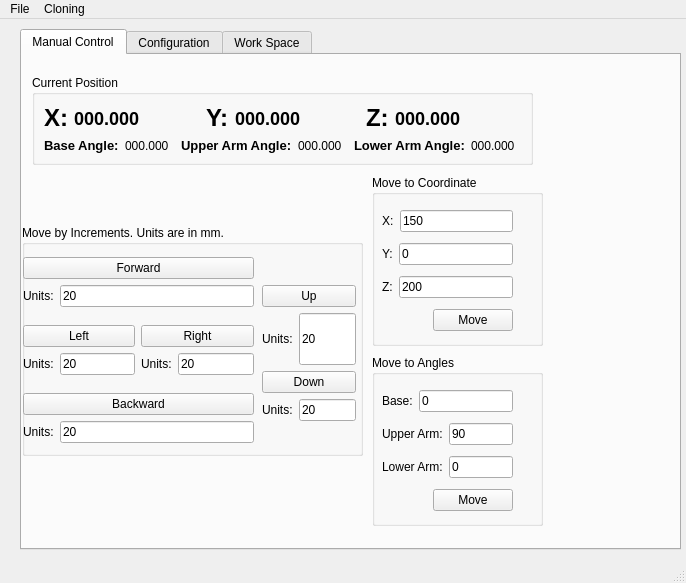
<?xml version="1.0" encoding="UTF-8"?>
<ui version="4.0">
 <class>MainWindow</class>
 <widget class="QMainWindow" name="MainWindow">
  <property name="geometry">
   <rect>
    <x>0</x>
    <y>0</y>
    <width>686</width>
    <height>583</height>
   </rect>
  </property>
  <property name="windowTitle">
   <string>BenchBot-GUI</string>
  </property>
  <property name="styleSheet">
   <string notr="true"/>
  </property>
  <property name="unifiedTitleAndToolBarOnMac">
   <bool>false</bool>
  </property>
  <widget class="QWidget" name="centralwidget">
   <widget class="QTabWidget" name="tabWidget">
    <property name="geometry">
     <rect>
      <x>20</x>
      <y>10</y>
      <width>661</width>
      <height>521</height>
     </rect>
    </property>
    <property name="styleSheet">
     <string notr="true"/>
    </property>
    <property name="currentIndex">
     <number>0</number>
    </property>
    <property name="usesScrollButtons">
     <bool>false</bool>
    </property>
    <widget class="QWidget" name="tabManualControl">
     <attribute name="title">
      <string>Manual Control</string>
     </attribute>
     <widget class="QGroupBox" name="groupBox_3">
      <property name="geometry">
       <rect>
        <x>0</x>
        <y>170</y>
        <width>341</width>
        <height>231</height>
       </rect>
      </property>
      <property name="title">
       <string>Move by Increments. Units are in mm.</string>
      </property>
      <widget class="QWidget" name="layoutWidget">
       <property name="geometry">
        <rect>
         <x>240</x>
         <y>60</y>
         <width>94</width>
         <height>136</height>
        </rect>
       </property>
       <layout class="QVBoxLayout" name="verticalLayout_10">
        <item>
         <layout class="QVBoxLayout" name="verticalLayout_5">
          <item>
           <widget class="QPushButton" name="pushButtonStepUp">
            <property name="text">
             <string>Up</string>
            </property>
           </widget>
          </item>
          <item>
           <layout class="QHBoxLayout" name="horizontalLayout_10">
            <item>
             <widget class="QLabel" name="label_13">
              <property name="sizePolicy">
               <sizepolicy hsizetype="Fixed" vsizetype="Preferred">
                <horstretch>0</horstretch>
                <verstretch>0</verstretch>
               </sizepolicy>
              </property>
              <property name="text">
               <string>Units:</string>
              </property>
             </widget>
            </item>
            <item>
             <widget class="QLineEdit" name="lineEditStepUpSize">
              <property name="sizePolicy">
               <sizepolicy hsizetype="Expanding" vsizetype="Expanding">
                <horstretch>6</horstretch>
                <verstretch>0</verstretch>
               </sizepolicy>
              </property>
              <property name="text">
               <string>20</string>
              </property>
             </widget>
            </item>
           </layout>
          </item>
         </layout>
        </item>
        <item>
         <layout class="QVBoxLayout" name="verticalLayout_6">
          <item>
           <widget class="QPushButton" name="pushButtonStepDown">
            <property name="text">
             <string>Down</string>
            </property>
           </widget>
          </item>
          <item>
           <layout class="QHBoxLayout" name="horizontalLayout_11">
            <item>
             <widget class="QLabel" name="label_14">
              <property name="sizePolicy">
               <sizepolicy hsizetype="Fixed" vsizetype="Preferred">
                <horstretch>0</horstretch>
                <verstretch>0</verstretch>
               </sizepolicy>
              </property>
              <property name="text">
               <string>Units:</string>
              </property>
             </widget>
            </item>
            <item>
             <widget class="QLineEdit" name="lineEditStepDownSize">
              <property name="text">
               <string>20</string>
              </property>
             </widget>
            </item>
           </layout>
          </item>
         </layout>
        </item>
       </layout>
      </widget>
      <widget class="QWidget" name="layoutWidget">
       <property name="geometry">
        <rect>
         <x>1</x>
         <y>20</y>
         <width>231</width>
         <height>210</height>
        </rect>
       </property>
       <layout class="QVBoxLayout" name="verticalLayout_14">
        <item>
         <layout class="QVBoxLayout" name="verticalLayout_4">
          <item>
           <widget class="QPushButton" name="pushButtonStepForward">
            <property name="text">
             <string>Forward</string>
            </property>
           </widget>
          </item>
          <item>
           <layout class="QHBoxLayout" name="horizontalLayout_9">
            <item>
             <widget class="QLabel" name="label_9">
              <property name="sizePolicy">
               <sizepolicy hsizetype="Fixed" vsizetype="Preferred">
                <horstretch>0</horstretch>
                <verstretch>0</verstretch>
               </sizepolicy>
              </property>
              <property name="text">
               <string>Units:</string>
              </property>
             </widget>
            </item>
            <item>
             <widget class="QLineEdit" name="lineEditStepForwardSize">
              <property name="text">
               <string>20</string>
              </property>
             </widget>
            </item>
           </layout>
          </item>
         </layout>
        </item>
        <item>
         <layout class="QHBoxLayout" name="horizontalLayout_21">
          <item>
           <layout class="QVBoxLayout" name="verticalLayout_9">
            <item>
             <widget class="QPushButton" name="pushButtonStepLeft">
              <property name="text">
               <string>Left</string>
              </property>
             </widget>
            </item>
            <item>
             <layout class="QHBoxLayout" name="horizontalLayout_14">
              <item>
               <widget class="QLabel" name="label_12">
                <property name="sizePolicy">
                 <sizepolicy hsizetype="Fixed" vsizetype="Preferred">
                  <horstretch>0</horstretch>
                  <verstretch>0</verstretch>
                 </sizepolicy>
                </property>
                <property name="text">
                 <string>Units:</string>
                </property>
               </widget>
              </item>
              <item>
               <widget class="QLineEdit" name="lineEditStepLeftSize">
                <property name="text">
                 <string>20</string>
                </property>
               </widget>
              </item>
             </layout>
            </item>
           </layout>
          </item>
          <item>
           <layout class="QVBoxLayout" name="verticalLayout_7">
            <item>
             <widget class="QPushButton" name="pushButtonStepRight">
              <property name="text">
               <string>Right</string>
              </property>
             </widget>
            </item>
            <item>
             <layout class="QHBoxLayout" name="horizontalLayout_12">
              <item>
               <widget class="QLabel" name="label_11">
                <property name="sizePolicy">
                 <sizepolicy hsizetype="Fixed" vsizetype="Preferred">
                  <horstretch>0</horstretch>
                  <verstretch>0</verstretch>
                 </sizepolicy>
                </property>
                <property name="text">
                 <string>Units:</string>
                </property>
               </widget>
              </item>
              <item>
               <widget class="QLineEdit" name="lineEditStepRightSize">
                <property name="text">
                 <string>20</string>
                </property>
               </widget>
              </item>
             </layout>
            </item>
           </layout>
          </item>
         </layout>
        </item>
        <item>
         <layout class="QVBoxLayout" name="verticalLayout_8">
          <item>
           <widget class="QPushButton" name="pushButtonStepBackward">
            <property name="text">
             <string>Backward</string>
            </property>
           </widget>
          </item>
          <item>
           <layout class="QHBoxLayout" name="horizontalLayout_13">
            <item>
             <widget class="QLabel" name="label_10">
              <property name="sizePolicy">
               <sizepolicy hsizetype="Fixed" vsizetype="Preferred">
                <horstretch>0</horstretch>
                <verstretch>0</verstretch>
               </sizepolicy>
              </property>
              <property name="text">
               <string>Units:</string>
              </property>
             </widget>
            </item>
            <item>
             <widget class="QLineEdit" name="lineEditStepBackwardSize">
              <property name="text">
               <string>20</string>
              </property>
             </widget>
            </item>
           </layout>
          </item>
         </layout>
        </item>
       </layout>
      </widget>
     </widget>
     <widget class="QGroupBox" name="groupBox_4">
      <property name="geometry">
       <rect>
        <x>350</x>
        <y>120</y>
        <width>171</width>
        <height>171</height>
       </rect>
      </property>
      <property name="title">
       <string>Move to Coordinate</string>
      </property>
      <widget class="QWidget" name="layoutWidget">
       <property name="geometry">
        <rect>
         <x>10</x>
         <y>30</y>
         <width>131</width>
         <height>133</height>
        </rect>
       </property>
       <layout class="QVBoxLayout" name="verticalLayout_11">
        <item>
         <layout class="QHBoxLayout" name="horizontalLayout_15">
          <item>
           <widget class="QLabel" name="label_15">
            <property name="sizePolicy">
             <sizepolicy hsizetype="Fixed" vsizetype="Preferred">
              <horstretch>0</horstretch>
              <verstretch>0</verstretch>
             </sizepolicy>
            </property>
            <property name="text">
             <string>X:</string>
            </property>
           </widget>
          </item>
          <item>
           <widget class="QLineEdit" name="lineEditMoveToX">
            <property name="text">
             <string>150</string>
            </property>
           </widget>
          </item>
         </layout>
        </item>
        <item>
         <layout class="QHBoxLayout" name="horizontalLayout_16">
          <item>
           <widget class="QLabel" name="label_16">
            <property name="sizePolicy">
             <sizepolicy hsizetype="Fixed" vsizetype="Preferred">
              <horstretch>0</horstretch>
              <verstretch>0</verstretch>
             </sizepolicy>
            </property>
            <property name="text">
             <string>Y:</string>
            </property>
           </widget>
          </item>
          <item>
           <widget class="QLineEdit" name="lineEditMoveToY">
            <property name="text">
             <string>0</string>
            </property>
           </widget>
          </item>
         </layout>
        </item>
        <item>
         <layout class="QHBoxLayout" name="horizontalLayout_17">
          <item>
           <widget class="QLabel" name="label_17">
            <property name="sizePolicy">
             <sizepolicy hsizetype="Fixed" vsizetype="Preferred">
              <horstretch>0</horstretch>
              <verstretch>0</verstretch>
             </sizepolicy>
            </property>
            <property name="text">
             <string>Z:</string>
            </property>
           </widget>
          </item>
          <item>
           <widget class="QLineEdit" name="lineEditMoveToZ">
            <property name="text">
             <string>200</string>
            </property>
           </widget>
          </item>
         </layout>
        </item>
        <item>
         <layout class="QHBoxLayout" name="horizontalLayout_18">
          <item>
           <spacer name="horizontalSpacer_4">
            <property name="orientation">
             <enum>Qt::Horizontal</enum>
            </property>
            <property name="sizeHint" stdset="0">
             <size>
              <width>40</width>
              <height>20</height>
             </size>
            </property>
           </spacer>
          </item>
          <item>
           <widget class="QPushButton" name="pushButtonMoveToCoordinate">
            <property name="text">
             <string>Move</string>
            </property>
           </widget>
          </item>
         </layout>
        </item>
       </layout>
      </widget>
     </widget>
     <widget class="QGroupBox" name="groupBox_5">
      <property name="geometry">
       <rect>
        <x>10</x>
        <y>20</y>
        <width>501</width>
        <height>90</height>
       </rect>
      </property>
      <property name="title">
       <string>Current Position</string>
      </property>
      <layout class="QVBoxLayout" name="verticalLayout_13">
       <item>
        <layout class="QVBoxLayout" name="verticalLayout_12">
         <item>
          <layout class="QHBoxLayout" name="horizontalLayout_19">
           <item>
            <widget class="QLabel" name="label_18">
             <property name="sizePolicy">
              <sizepolicy hsizetype="Fixed" vsizetype="Preferred">
               <horstretch>0</horstretch>
               <verstretch>0</verstretch>
              </sizepolicy>
             </property>
             <property name="text">
              <string>&lt;html&gt;&lt;head/&gt;&lt;body&gt;&lt;p&gt;&lt;span style=&quot; font-size:18pt; font-weight:600;&quot;&gt;X:&lt;/span&gt;&lt;/p&gt;&lt;/body&gt;&lt;/html&gt;</string>
             </property>
            </widget>
           </item>
           <item>
            <widget class="QLabel" name="labelCurrentXValue">
             <property name="styleSheet">
              <string notr="true">font-weight: bold;
font-size: 18px;</string>
             </property>
             <property name="text">
              <string>000.000</string>
             </property>
            </widget>
           </item>
           <item>
            <widget class="QLabel" name="label_19">
             <property name="sizePolicy">
              <sizepolicy hsizetype="Fixed" vsizetype="Preferred">
               <horstretch>0</horstretch>
               <verstretch>0</verstretch>
              </sizepolicy>
             </property>
             <property name="text">
              <string>&lt;html&gt;&lt;head/&gt;&lt;body&gt;&lt;p&gt;&lt;span style=&quot; font-size:18pt; font-weight:600;&quot;&gt;Y:&lt;/span&gt;&lt;/p&gt;&lt;/body&gt;&lt;/html&gt;</string>
             </property>
            </widget>
           </item>
           <item>
            <widget class="QLabel" name="labelCurrentYValue">
             <property name="styleSheet">
              <string notr="true">font-weight: bold;
font-size: 18px;</string>
             </property>
             <property name="text">
              <string>000.000</string>
             </property>
            </widget>
           </item>
           <item>
            <widget class="QLabel" name="label_20">
             <property name="sizePolicy">
              <sizepolicy hsizetype="Fixed" vsizetype="Preferred">
               <horstretch>0</horstretch>
               <verstretch>0</verstretch>
              </sizepolicy>
             </property>
             <property name="text">
              <string>&lt;html&gt;&lt;head/&gt;&lt;body&gt;&lt;p&gt;&lt;span style=&quot; font-size:18pt; font-weight:600;&quot;&gt;Z:&lt;/span&gt;&lt;/p&gt;&lt;/body&gt;&lt;/html&gt;</string>
             </property>
            </widget>
           </item>
           <item>
            <widget class="QLabel" name="labelCurrentZValue">
             <property name="styleSheet">
              <string notr="true">font-weight: bold;
font-size: 18px;</string>
             </property>
             <property name="text">
              <string>000.000</string>
             </property>
            </widget>
           </item>
          </layout>
         </item>
         <item>
          <layout class="QHBoxLayout" name="horizontalLayout_20">
           <item>
            <widget class="QLabel" name="label_24">
             <property name="sizePolicy">
              <sizepolicy hsizetype="Fixed" vsizetype="Preferred">
               <horstretch>0</horstretch>
               <verstretch>0</verstretch>
              </sizepolicy>
             </property>
             <property name="text">
              <string>&lt;html&gt;&lt;head/&gt;&lt;body&gt;&lt;p&gt;&lt;span style=&quot; font-size:10pt; font-weight:600;&quot;&gt;Base Angle:&lt;/span&gt;&lt;/p&gt;&lt;/body&gt;&lt;/html&gt;</string>
             </property>
            </widget>
           </item>
           <item>
            <widget class="QLabel" name="labelBaseAngleValue">
             <property name="text">
              <string>000.000</string>
             </property>
            </widget>
           </item>
           <item>
            <widget class="QLabel" name="label_28">
             <property name="sizePolicy">
              <sizepolicy hsizetype="Fixed" vsizetype="Preferred">
               <horstretch>0</horstretch>
               <verstretch>0</verstretch>
              </sizepolicy>
             </property>
             <property name="text">
              <string>&lt;html&gt;&lt;head/&gt;&lt;body&gt;&lt;p&gt;&lt;span style=&quot; font-size:10pt; font-weight:600;&quot;&gt;Upper Arm Angle:&lt;/span&gt;&lt;/p&gt;&lt;/body&gt;&lt;/html&gt;</string>
             </property>
            </widget>
           </item>
           <item>
            <widget class="QLabel" name="labelUpperArmAngleValue">
             <property name="text">
              <string>000.000</string>
             </property>
            </widget>
           </item>
           <item>
            <widget class="QLabel" name="label_26">
             <property name="sizePolicy">
              <sizepolicy hsizetype="Fixed" vsizetype="Preferred">
               <horstretch>0</horstretch>
               <verstretch>0</verstretch>
              </sizepolicy>
             </property>
             <property name="text">
              <string>&lt;html&gt;&lt;head/&gt;&lt;body&gt;&lt;p&gt;&lt;span style=&quot; font-size:10pt; font-weight:600;&quot;&gt;Lower Arm Angle:&lt;/span&gt;&lt;/p&gt;&lt;/body&gt;&lt;/html&gt;</string>
             </property>
            </widget>
           </item>
           <item>
            <widget class="QLabel" name="labelLowerArmAngleValue">
             <property name="text">
              <string>000.000</string>
             </property>
            </widget>
           </item>
          </layout>
         </item>
        </layout>
       </item>
      </layout>
     </widget>
     <widget class="QGroupBox" name="groupBox_6">
      <property name="geometry">
       <rect>
        <x>350</x>
        <y>300</y>
        <width>171</width>
        <height>171</height>
       </rect>
      </property>
      <property name="title">
       <string>Move to Angles</string>
      </property>
      <widget class="QWidget" name="layoutWidget_2">
       <property name="geometry">
        <rect>
         <x>10</x>
         <y>30</y>
         <width>131</width>
         <height>133</height>
        </rect>
       </property>
       <layout class="QVBoxLayout" name="verticalLayout_15">
        <item>
         <layout class="QHBoxLayout" name="horizontalLayout_22">
          <item>
           <widget class="QLabel" name="label_21">
            <property name="sizePolicy">
             <sizepolicy hsizetype="Fixed" vsizetype="Preferred">
              <horstretch>0</horstretch>
              <verstretch>0</verstretch>
             </sizepolicy>
            </property>
            <property name="text">
             <string>Base:</string>
            </property>
           </widget>
          </item>
          <item>
           <widget class="QLineEdit" name="lineEditMoveToBaseAngle">
            <property name="text">
             <string>0</string>
            </property>
           </widget>
          </item>
         </layout>
        </item>
        <item>
         <layout class="QHBoxLayout" name="horizontalLayout_23">
          <item>
           <widget class="QLabel" name="label_22">
            <property name="sizePolicy">
             <sizepolicy hsizetype="Fixed" vsizetype="Preferred">
              <horstretch>0</horstretch>
              <verstretch>0</verstretch>
             </sizepolicy>
            </property>
            <property name="text">
             <string>Upper Arm:</string>
            </property>
           </widget>
          </item>
          <item>
           <widget class="QLineEdit" name="lineEditMoveToUpperArmAngle">
            <property name="text">
             <string>90</string>
            </property>
           </widget>
          </item>
         </layout>
        </item>
        <item>
         <layout class="QHBoxLayout" name="horizontalLayout_24">
          <item>
           <widget class="QLabel" name="label_23">
            <property name="sizePolicy">
             <sizepolicy hsizetype="Fixed" vsizetype="Preferred">
              <horstretch>0</horstretch>
              <verstretch>0</verstretch>
             </sizepolicy>
            </property>
            <property name="text">
             <string>Lower Arm:</string>
            </property>
           </widget>
          </item>
          <item>
           <widget class="QLineEdit" name="lineEditMoveToLowerArmAngle">
            <property name="text">
             <string>0</string>
            </property>
           </widget>
          </item>
         </layout>
        </item>
        <item>
         <layout class="QHBoxLayout" name="horizontalLayout_25">
          <item>
           <spacer name="horizontalSpacer_5">
            <property name="orientation">
             <enum>Qt::Horizontal</enum>
            </property>
            <property name="sizeHint" stdset="0">
             <size>
              <width>40</width>
              <height>20</height>
             </size>
            </property>
           </spacer>
          </item>
          <item>
           <widget class="QPushButton" name="pushButtonMoveToAngles">
            <property name="text">
             <string>Move</string>
            </property>
           </widget>
          </item>
         </layout>
        </item>
       </layout>
      </widget>
     </widget>
    </widget>
    <widget class="QWidget" name="tabConfiguration">
     <attribute name="title">
      <string>Configuration</string>
     </attribute>
     <layout class="QVBoxLayout" name="verticalLayout_3">
      <item>
       <layout class="QHBoxLayout" name="horizontalLayout_7">
        <item>
         <widget class="QGroupBox" name="groupBox">
          <property name="title">
           <string>Arduino Settings</string>
          </property>
          <layout class="QVBoxLayout" name="verticalLayout">
           <item>
            <layout class="QHBoxLayout" name="horizontalLayout_3">
             <item>
              <widget class="QLabel" name="label_6">
               <property name="text">
                <string>Serial Ports</string>
               </property>
              </widget>
             </item>
             <item>
              <spacer name="horizontalSpacer_2">
               <property name="orientation">
                <enum>Qt::Horizontal</enum>
               </property>
               <property name="sizeHint" stdset="0">
                <size>
                 <width>40</width>
                 <height>20</height>
                </size>
               </property>
              </spacer>
             </item>
            </layout>
           </item>
           <item>
            <widget class="QTableWidget" name="tableWidgetSerialPorts">
             <property name="focusPolicy">
              <enum>Qt::WheelFocus</enum>
             </property>
             <property name="autoFillBackground">
              <bool>false</bool>
             </property>
             <property name="styleSheet">
              <string notr="true"/>
             </property>
             <property name="sizeAdjustPolicy">
              <enum>QAbstractScrollArea::AdjustIgnored</enum>
             </property>
             <property name="selectionMode">
              <enum>QAbstractItemView::SingleSelection</enum>
             </property>
             <property name="selectionBehavior">
              <enum>QAbstractItemView::SelectRows</enum>
             </property>
             <property name="showGrid">
              <bool>false</bool>
             </property>
             <property name="sortingEnabled">
              <bool>true</bool>
             </property>
             <attribute name="horizontalHeaderCascadingSectionResizes">
              <bool>false</bool>
             </attribute>
             <attribute name="horizontalHeaderHighlightSections">
              <bool>false</bool>
             </attribute>
             <attribute name="horizontalHeaderStretchLastSection">
              <bool>true</bool>
             </attribute>
             <attribute name="verticalHeaderVisible">
              <bool>false</bool>
             </attribute>
            </widget>
           </item>
           <item>
            <layout class="QHBoxLayout" name="horizontalLayout">
             <item>
              <widget class="QPushButton" name="pushButtonRefreshSerialPortsList">
               <property name="text">
                <string>Refresh</string>
               </property>
              </widget>
             </item>
             <item>
              <spacer name="horizontalSpacer">
               <property name="orientation">
                <enum>Qt::Horizontal</enum>
               </property>
               <property name="sizeHint" stdset="0">
                <size>
                 <width>40</width>
                 <height>20</height>
                </size>
               </property>
              </spacer>
             </item>
            </layout>
           </item>
           <item>
            <layout class="QHBoxLayout" name="horizontalLayout_2">
             <item>
              <widget class="QLabel" name="label_5">
               <property name="text">
                <string>Baud Rate:</string>
               </property>
              </widget>
             </item>
             <item>
              <widget class="QLineEdit" name="lineEditBaudRate">
               <property name="text">
                <string>115200</string>
               </property>
              </widget>
             </item>
            </layout>
           </item>
          </layout>
         </widget>
        </item>
        <item>
         <widget class="QGroupBox" name="groupBox_2">
          <property name="title">
           <string>Serial Port Connection Status</string>
          </property>
          <layout class="QVBoxLayout" name="verticalLayout_2">
           <item>
            <layout class="QHBoxLayout" name="horizontalLayout_6">
             <item>
              <widget class="QLabel" name="label">
               <property name="styleSheet">
                <string notr="true"/>
               </property>
               <property name="text">
                <string>Connection Status:</string>
               </property>
              </widget>
             </item>
             <item>
              <widget class="QLabel" name="labelSerialPortConnectionStatus">
               <property name="text">
                <string>&lt;html&gt;&lt;head/&gt;&lt;body&gt;&lt;p&gt;&lt;span style=&quot; color:#ff0000;&quot;&gt;Not Connected&lt;/span&gt;&lt;/p&gt;&lt;/body&gt;&lt;/html&gt;</string>
               </property>
              </widget>
             </item>
            </layout>
           </item>
           <item>
            <layout class="QHBoxLayout" name="horizontalLayout_5">
             <item>
              <widget class="QLabel" name="label_3">
               <property name="text">
                <string>Port: </string>
               </property>
              </widget>
             </item>
             <item>
              <widget class="QLabel" name="labelSerialPortConnectionStatusPortName">
               <property name="text">
                <string>&lt;html&gt;&lt;head/&gt;&lt;body&gt;&lt;p&gt;&lt;span style=&quot; color:#ff0000;&quot;&gt;No connection&lt;/span&gt;&lt;/p&gt;&lt;/body&gt;&lt;/html&gt;</string>
               </property>
              </widget>
             </item>
            </layout>
           </item>
           <item>
            <layout class="QHBoxLayout" name="horizontalLayout_4">
             <item>
              <widget class="QLabel" name="label_7">
               <property name="text">
                <string>Baud rate:</string>
               </property>
              </widget>
             </item>
             <item>
              <widget class="QLabel" name="labelSerialPortConnectionStatusBaudRate">
               <property name="text">
                <string>&lt;html&gt;&lt;head/&gt;&lt;body&gt;&lt;p&gt;&lt;span style=&quot; color:#ff0000;&quot;&gt;No connection&lt;/span&gt;&lt;/p&gt;&lt;/body&gt;&lt;/html&gt;</string>
               </property>
              </widget>
             </item>
            </layout>
           </item>
           <item>
            <spacer name="verticalSpacer">
             <property name="orientation">
              <enum>Qt::Vertical</enum>
             </property>
             <property name="sizeHint" stdset="0">
              <size>
               <width>20</width>
               <height>40</height>
              </size>
             </property>
            </spacer>
           </item>
          </layout>
         </widget>
        </item>
       </layout>
      </item>
      <item>
       <layout class="QHBoxLayout" name="horizontalLayout_8">
        <item>
         <spacer name="horizontalSpacer_3">
          <property name="orientation">
           <enum>Qt::Horizontal</enum>
          </property>
          <property name="sizeHint" stdset="0">
           <size>
            <width>40</width>
            <height>20</height>
           </size>
          </property>
         </spacer>
        </item>
        <item>
         <widget class="QPushButton" name="pushButtonConnectToSerialPort">
          <property name="text">
           <string>Connect</string>
          </property>
         </widget>
        </item>
       </layout>
      </item>
     </layout>
    </widget>
    <widget class="QWidget" name="tabWorkSpace">
     <attribute name="title">
      <string>Work Space</string>
     </attribute>
     <widget class="QWidget" name="gridLayoutWidget">
      <property name="geometry">
       <rect>
        <x>0</x>
        <y>0</y>
        <width>521</width>
        <height>491</height>
       </rect>
      </property>
      <layout class="QGridLayout" name="gridLayout"/>
     </widget>
     <widget class="QWidget" name="verticalLayoutWidget">
      <property name="geometry">
       <rect>
        <x>520</x>
        <y>0</y>
        <width>139</width>
        <height>491</height>
       </rect>
      </property>
      <layout class="QVBoxLayout" name="verticalLayout_16">
       <item>
        <widget class="QPushButton" name="runButton">
         <property name="text">
          <string>Run BenchBot</string>
         </property>
        </widget>
       </item>
       <item>
        <widget class="QComboBox" name="workspaceBox"/>
       </item>
      </layout>
     </widget>
    </widget>
   </widget>
  </widget>
  <widget class="QMenuBar" name="menubar">
   <property name="geometry">
    <rect>
     <x>0</x>
     <y>0</y>
     <width>686</width>
     <height>22</height>
    </rect>
   </property>
   <widget class="QMenu" name="menuFile">
    <property name="title">
     <string>File</string>
    </property>
    <addaction name="new_file_action"/>
    <addaction name="open_file_action"/>
    <addaction name="separator"/>
    <addaction name="save_file_action"/>
    <addaction name="save_as_file_action"/>
    <addaction name="save_all_file_action"/>
    <addaction name="separator"/>
    <addaction name="exit_file_action"/>
   </widget>
   <widget class="QMenu" name="menuCloning">
    <property name="title">
     <string>Cloning</string>
    </property>
    <widget class="QMenu" name="pcr_cloning_task_action">
     <property name="title">
      <string>PCR</string>
     </property>
     <addaction name="new_pcr_cloning_task_action"/>
     <addaction name="separator"/>
     <addaction name="mike_pcr_cloning_task_action"/>
     <addaction name="jojo_pcr_cloning_task_action"/>
    </widget>
    <widget class="QMenu" name="colony_cloning_task_action">
     <property name="title">
      <string>Colony </string>
     </property>
     <addaction name="new_colony_cloning_task_action"/>
     <addaction name="separator"/>
     <addaction name="mike_colony_cloning_task_action"/>
     <addaction name="jojo_colony_cloning_task_action"/>
    </widget>
    <addaction name="new_cloning_task_action"/>
    <addaction name="separator"/>
    <addaction name="pcr_cloning_task_action"/>
    <addaction name="colony_cloning_task_action"/>
   </widget>
   <addaction name="menuFile"/>
   <addaction name="menuCloning"/>
  </widget>
  <widget class="QStatusBar" name="statusbar"/>
  <action name="actionOpen">
   <property name="text">
    <string>Open</string>
   </property>
  </action>
  <action name="actionSave">
   <property name="text">
    <string>Save</string>
   </property>
  </action>
  <action name="actionSave_as">
   <property name="text">
    <string>Save as..</string>
   </property>
  </action>
  <action name="actionExit">
   <property name="text">
    <string>Exit</string>
   </property>
  </action>
  <action name="new_file_action">
   <property name="checkable">
    <bool>true</bool>
   </property>
   <property name="text">
    <string>New..</string>
   </property>
  </action>
  <action name="open_file_action">
   <property name="text">
    <string>Open..</string>
   </property>
  </action>
  <action name="save_file_action">
   <property name="text">
    <string>Save</string>
   </property>
  </action>
  <action name="actionSave_as_2">
   <property name="text">
    <string>Save as..</string>
   </property>
  </action>
  <action name="actionSave_all">
   <property name="text">
    <string>Save all</string>
   </property>
  </action>
  <action name="save_as_file_action">
   <property name="text">
    <string>Save As..</string>
   </property>
  </action>
  <action name="save_all_file_action">
   <property name="text">
    <string>Save All</string>
   </property>
  </action>
  <action name="exit_file_action">
   <property name="text">
    <string>Exit</string>
   </property>
  </action>
  <action name="actionPCR">
   <property name="text">
    <string>PCR</string>
   </property>
  </action>
  <action name="new_cloning_task_action">
   <property name="text">
    <string>New Task..</string>
   </property>
  </action>
  <action name="new_pcr_cloning_task_action">
   <property name="text">
    <string>New PCR Task..</string>
   </property>
  </action>
  <action name="mike_pcr_cloning_task_action">
   <property name="text">
    <string>Mike's PCR Task</string>
   </property>
  </action>
  <action name="jojo_pcr_cloning_task_action">
   <property name="text">
    <string>JoJo's PCR Task</string>
   </property>
  </action>
  <action name="new_colony_cloning_task_action">
   <property name="text">
    <string>New Colony Task..</string>
   </property>
  </action>
  <action name="mike_colony_cloning_task_action">
   <property name="text">
    <string>Mike's Colony Task</string>
   </property>
  </action>
  <action name="jojo_colony_cloning_task_action">
   <property name="text">
    <string>JoJo's Colony Task</string>
   </property>
  </action>
  <action name="edit_workspace_action">
   <property name="text">
    <string>Edit WorkSpace</string>
   </property>
  </action>
  <action name="user_add_task_action">
   <property name="text">
    <string>Add Task..</string>
   </property>
  </action>
  <action name="bio_tissue_task_action">
   <property name="text">
    <string>Biology </string>
   </property>
  </action>
  <action name="actionMore_biology">
   <property name="text">
    <string>More biology</string>
   </property>
  </action>
  <action name="actionSave_the_biology">
   <property name="text">
    <string>Save the biology</string>
   </property>
  </action>
  <action name="actionNew_Work_Space">
   <property name="text">
    <string>New Work Space..</string>
   </property>
  </action>
  <action name="actionOpen_Recent">
   <property name="text">
    <string>Open Recent..</string>
   </property>
  </action>
  <action name="actionSave_Work_Space_As">
   <property name="text">
    <string>Save</string>
   </property>
  </action>
  <action name="actionSave_As">
   <property name="text">
    <string>Save As..</string>
   </property>
  </action>
  <action name="actionAdd_Quick_Object">
   <property name="text">
    <string>Add Quick Object</string>
   </property>
  </action>
  <action name="actionChange_Boundary">
   <property name="text">
    <string>Change Boundary</string>
   </property>
  </action>
  <action name="actionAdd_Quick_Label">
   <property name="text">
    <string>Add Quick Label</string>
   </property>
  </action>
 </widget>
 <resources/>
 <connections/>
</ui>
